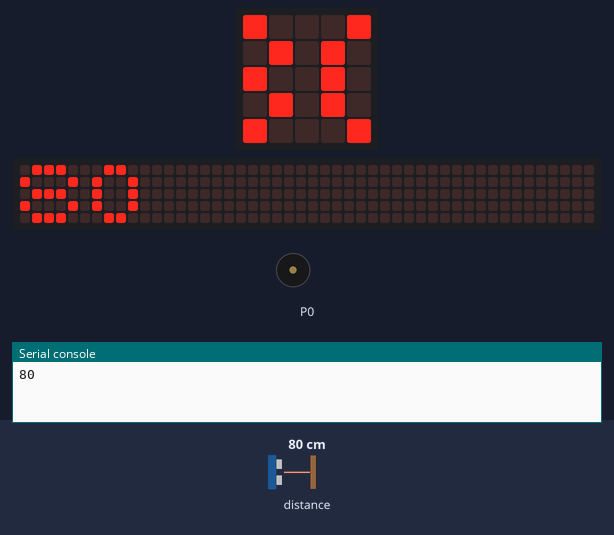
The program below on a simulated BBC micro:bit (MakeCode). Shown: the board's 5×5 LED display, a strip that is not on the board, showing the scrolling text unrolled, buzzer (waves = sounding), the last lines printed to the serial console. Inputs (shaded band) come from the test bench; at power-on: distance to the obstacle 80 cm. The 48×5 strip is a reading aid, not a part: it shows the text the display is scrolling, unrolled, one strip-width of it at a time.

Above: at 1.28 s.
1.3 s: distance to the obstacle set to 54 cm
5.2 s: distance to the obstacle set to 47 cm
At 11.64 s:
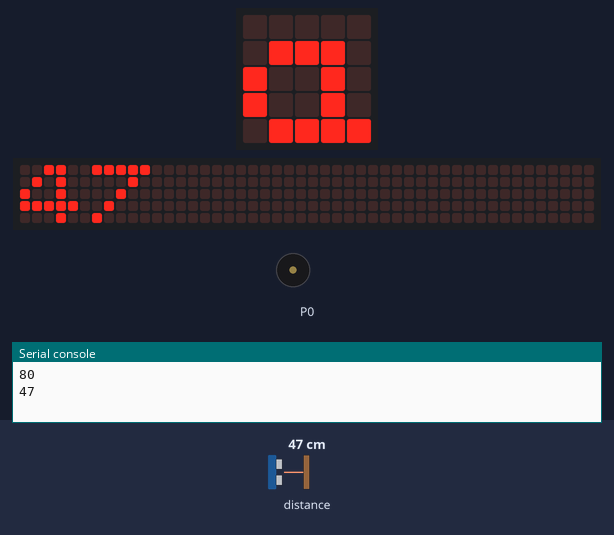
12.4 s: distance to the obstacle set to 2 cm
At 16.9 s:
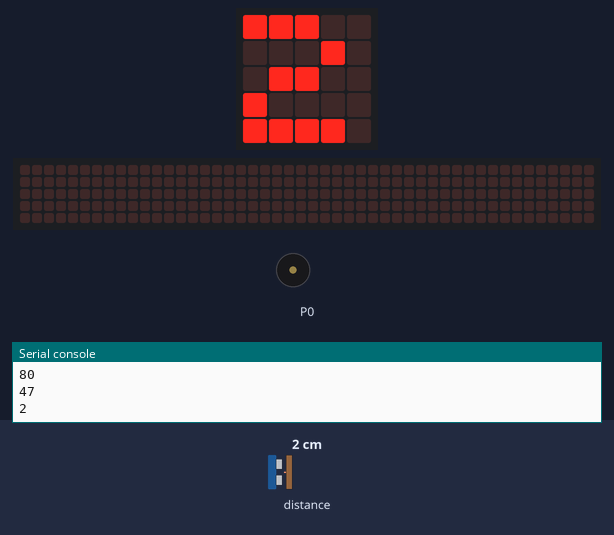
17.1 s: distance to the obstacle set to 18 cm
At 19.36 s:
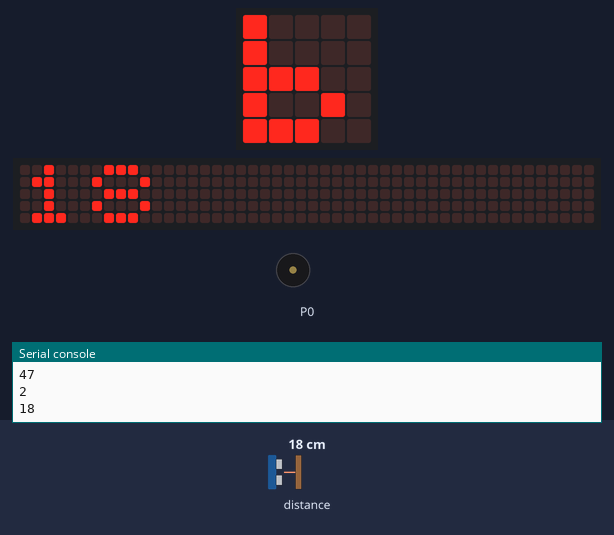
24.3 s: distance to the obstacle set to 60 cm
At 27.2 s:
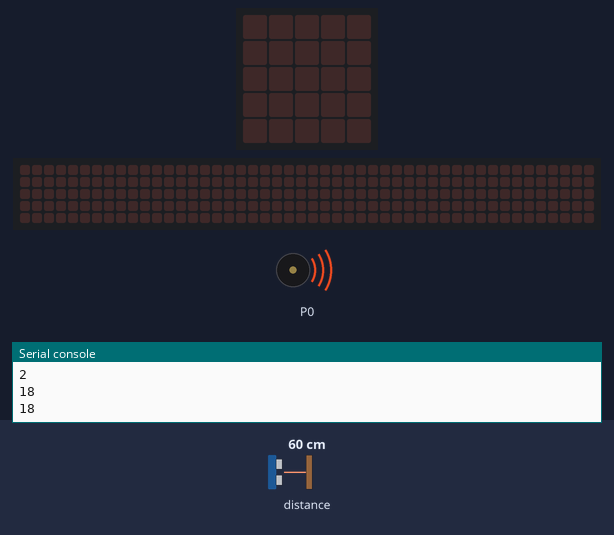
Timing chart, 0 to 28.8 s (numbered marks = the images above; inputs shaded):
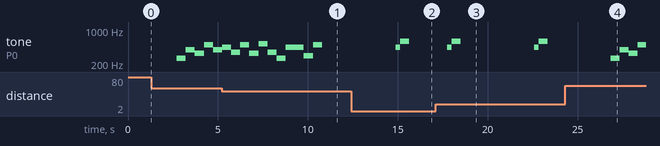

The program:

main.ts
```typescript
music.setVolume(255)
basic.forever(function () {
    serial.writeLine("" + (sonar.ping(
    DigitalPin.P1,
    DigitalPin.P2,
    PingUnit.Centimeters
    )))
    basic.showNumber(sonar.ping(
    DigitalPin.P1,
    DigitalPin.P2,
    PingUnit.Centimeters
    ))
    if (sonar.ping(
    DigitalPin.P1,
    DigitalPin.P2,
    PingUnit.Centimeters
    ) > 50) {
        music.playMelody("C G E B G A F B ", 120)
        music.playMelody("E C5 F C A A D B ", 120)
        basic.showString("a")
    } else {
        basic.showIcon(IconNames.No)
        music.playTone(440, music.beat(BeatFraction.Half))
        music.playTone(587, music.beat(BeatFraction.Whole))
        basic.showString("b")
    }
})
```

test.ts
```typescript
// 在這裡測試；當此封包作為擴充功能時，將不會編譯此內容。
```

Measured:
- the behaviour switches between 51 and 50 cm on distance to the obstacle (found by bisection; images 0 and 1)
- after the input at 12.4 s, the display: first differs from a run without the input after 4.0 s (image 2)
- after the input at 17.1 s, the display: first differs from a run without the input after 2.2 s (image 3)
- after the input at 24.3 s, the display: first differs from a run without the input after 2.5 s (image 4)
- by itself, tone on P0: plays 440 Hz for 0.26 s, 587 Hz for 0.50 s, 440 Hz for 0.26 s, 587 Hz for 0.50 s
